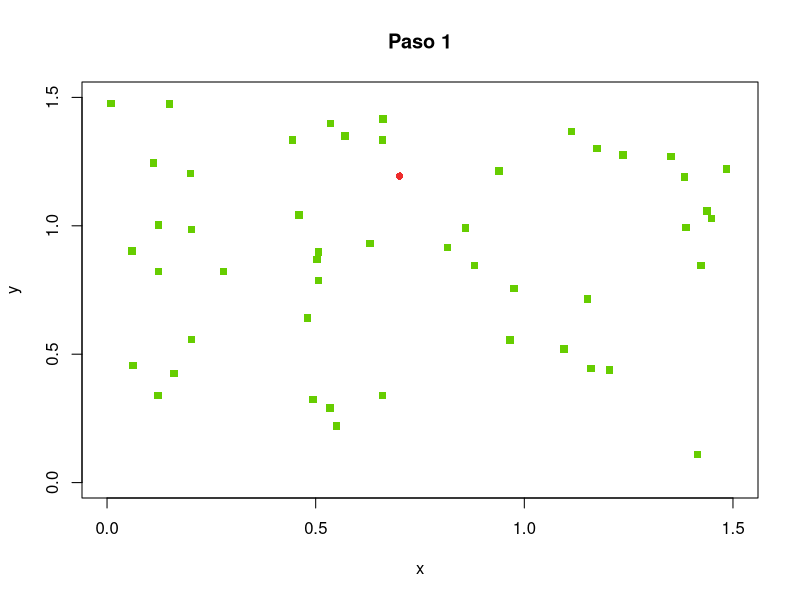
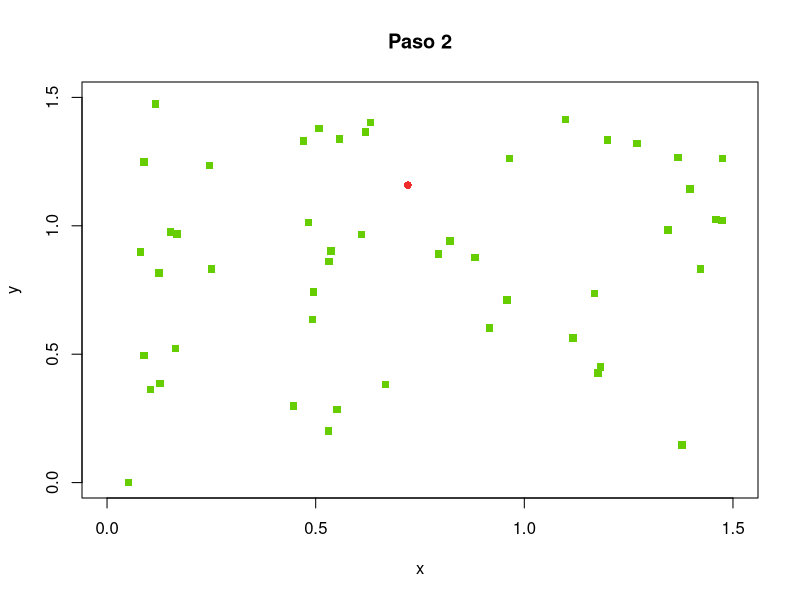
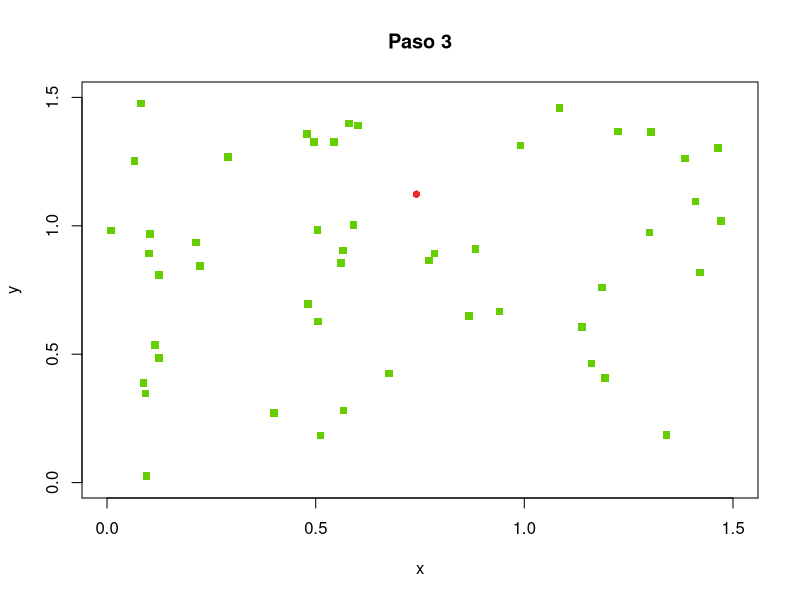
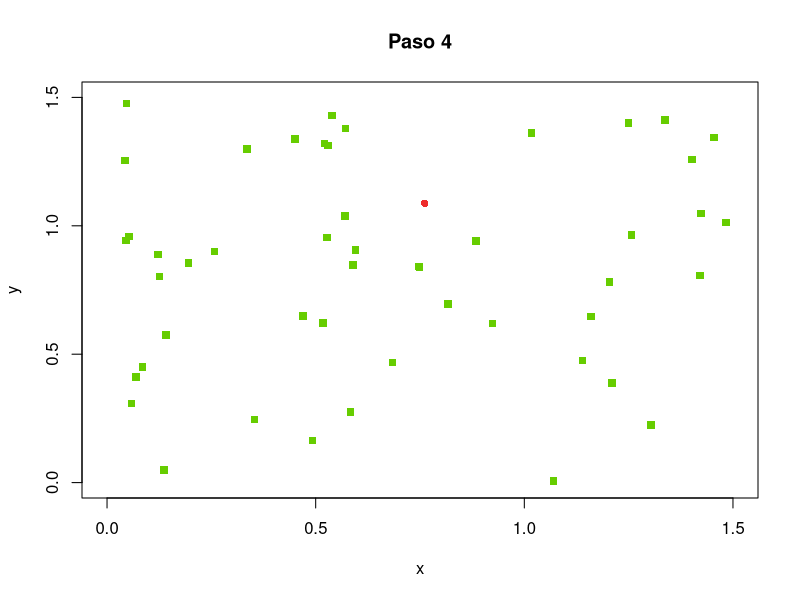
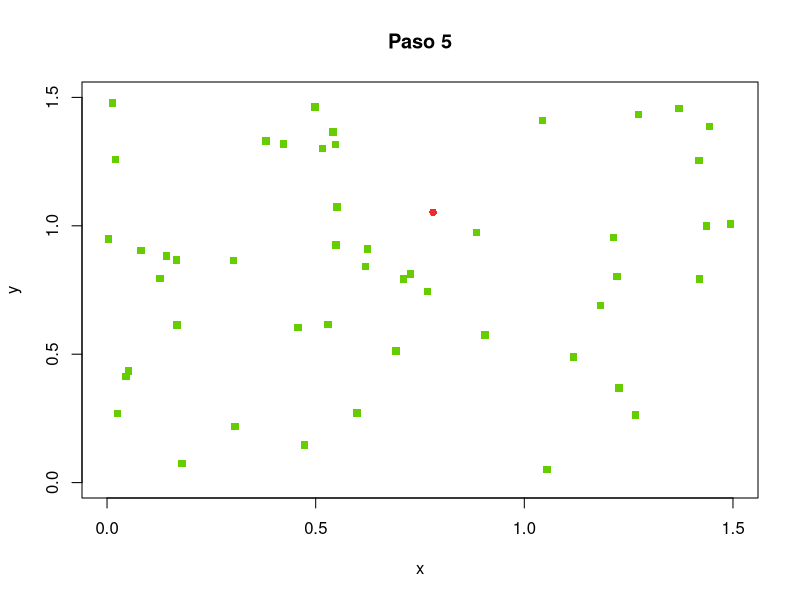
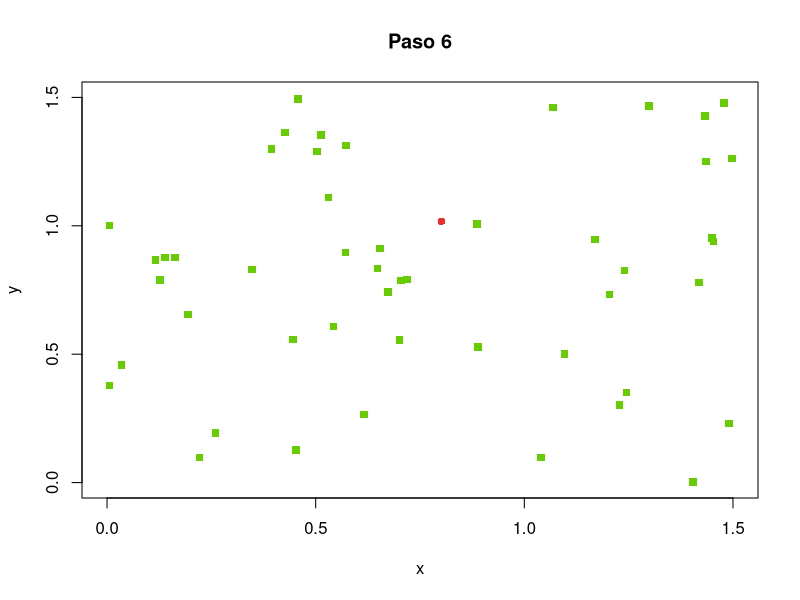
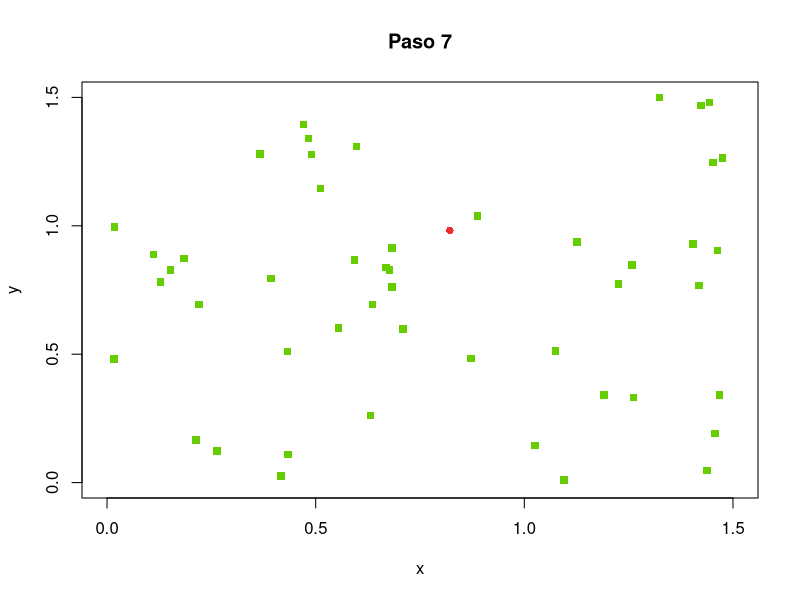
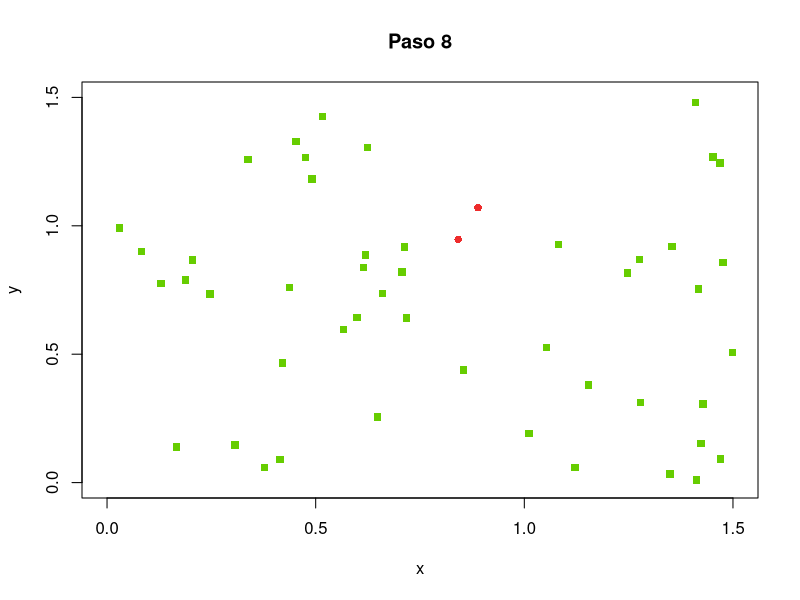

The R source for these figures, in order: (Note: this script raises an error after producing the figures.)
l <- 1.5
n <- 50
pi <- 0.05
pr <- 0.02
v <- l / 30
 
agentes <- data.frame(x = double(), y = double(),
                      dx = double(), dy = double(),
                      estado  = character())
for (i in 1:n) {
    e <- "S"
    if (runif(1) < pi) {
        e <- "I"
    }
    agentes <- rbind(agentes, data.frame(x = runif(1, 0, l),
                                         y = runif(1, 0, l),
                                         dx = runif(1, -v, v),
                                         dy = runif(1, -v, v),
                                         estado = e))
 
}
levels(agentes$estado) <- c("S", "I", "R")
epidemia <- integer()
r <- 0.1
tmax <- 100
digitos <- floor(log(tmax, 10)) + 1
for (tiempo in 1:tmax) {
    infectados <- dim(agentes[agentes$estado == "I",])[1]
    epidemia <- c(epidemia, infectados)
    if (infectados == 0) {
        break
    }
    contagios <- rep(FALSE, n)
    for (i in 1:n) { # posibles contagios
        a1 <- agentes[i, ]
        if (a1$estado == "I") { # desde los infectados
            for (j in 1:n) {
                if (!contagios[j]) { # aun sin contagio
                    a2 <- agentes[j, ]
                    if (a2$estado == "S") { # hacia los susceptibles
                        dx <- a1$x - a2$x
                        dy <- a1$y - a2$y
                        d <- sqrt(dx^2 + dy^2)
                        if (d < r) { # umbral
                            p <- (r - d) / r
                            if (runif(1) < p) {
                                contagios[j] <- TRUE
                            }
                        }
                    }
                }
            }
        }
    }
    for (i in 1:n) { # movimientos y actualizaciones
        a <- agentes[i, ]
        if (contagios[i]) {
            a$estado <- "I"
        } else if (a$estado == "I") { # ya estaba infectado
            if (runif(1) < pr) {
                a$estado <- "R" # recupera
            }
        }
        a$x <- a$x + a$dx
        a$y <- a$y + a$dy
        if (a$x > l) {
            a$x <- a$x - l
        }
        if (a$y > l) {
            a$y <- a$y - l
        }
        if (a$x < 0) {
            a$x <- a$x + l
        }
        if (a$y < 0) {
            a$y <- a$y + l
        }
        agentes[i, ] <- a
    }
    aS <- agentes[agentes$estado == "S",]
    aI <- agentes[agentes$estado == "I",]
    aR <- agentes[agentes$estado == "R",]
    tl <- paste(tiempo, "", sep="")
    while (nchar(tl) < digitos) {
        tl <- paste("0", tl, sep="")
    }
    salida <- paste("p6_t", tl, ".png", sep="")
    tiempo <- paste("Paso", tiempo)
    png(salida)
    plot(l, type="n", main=tiempo, xlim=c(0, l), ylim=c(0, l), xlab="x", ylab="y")
    if (dim(aS)[1] > 0) {
        points(aS$x, aS$y, pch=15, col="chartreuse3", bg="chartreuse3")
    }
    if (dim(aI)[1] > 0) {
        points(aI$x, aI$y, pch=16, col="firebrick2", bg="firebrick2")
    }
    if (dim(aR)[1] > 0) {
        points(aR$x, aR$y, pch=17, col="goldenrod", bg="goldenrod")
    }
    graphics.off()
}
png("p6e.png", width=600, height=300)
plot(1:length(epidemia), 100 * epidemia / n, xlab="Tiempo", ylab="Porcentaje de infectados")
graphics.off()
